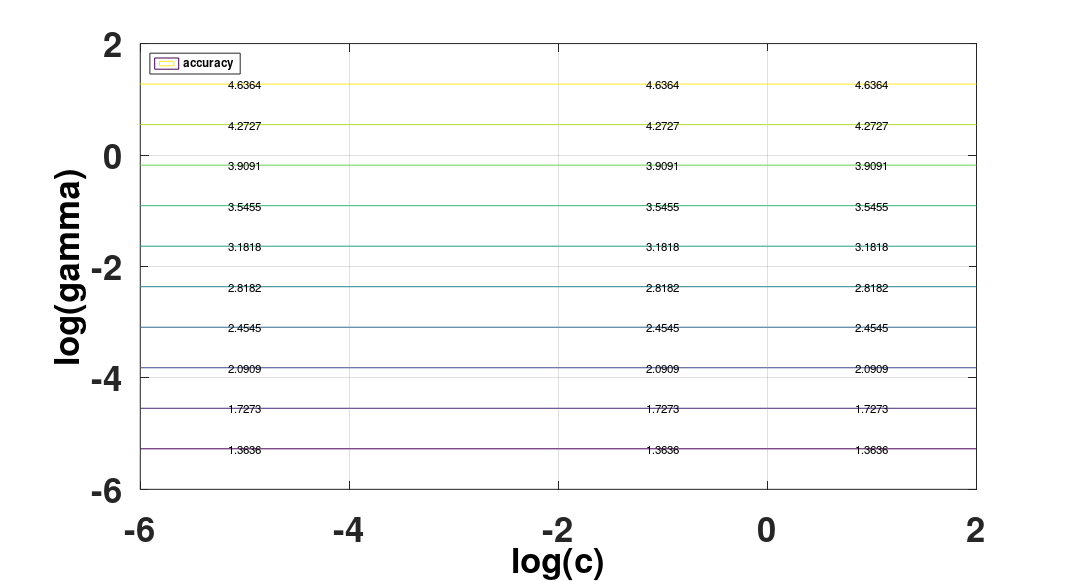
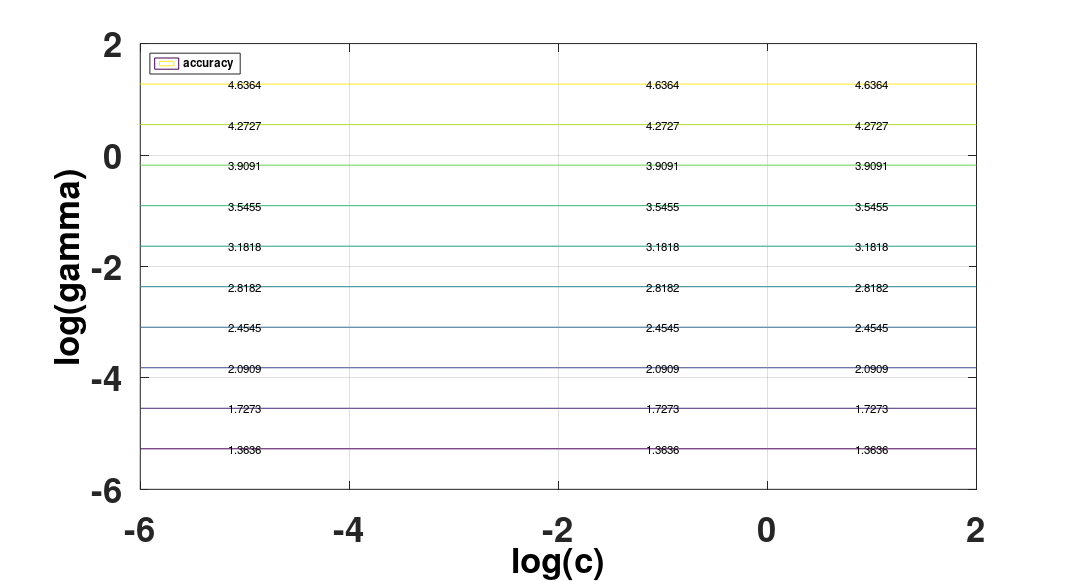

These charts were generated, in order, by the following MATLAB code:
%Build Figure
figure1 = figure;
set(figure1,'units','normalized','outerposition',[0 0 1 1]);

axes1 = axes('Parent',figure1);
box(axes1,'on');
hold(axes1,'all');
set(axes1,'FontSize',30,'FontWeight','bold');


%set x,y axis
x=[-6 -4 -2 0 2]
y = [-6 -4 -2 0 2]
z = [1 1 1 1 1;
    2 2 2 2 2;
    3 3 3 3 3;
    4 4 4 4 4;
    5 5 5 5 5]

contour(x,y,z, 'showtext' ,'on')
%plot and set font, line type
% p = plot(x(1,:),y(1,:));
% set(p, 'Color', 'g', 'LineWidth', 3, 'linestyle','--');
% set(p, 'Marker', '<', 'MarkerSize', 10);
    
    
    
  
%set x range and y range
axis([-6 2 -6 2 ])  

%set x tick and y tick
%set(axes1,'YTick',[0.2,0.4,0.6,0.8,1.0],'YTickLabel',{'20%','40%','60%','80%','100%'},'XGrid','on','YGrid','on');
%set(axes1,'XTick',[200,400,600,800,1000],'XTickLabel',{200,400,600,800,1000},'XGrid','on','YGrid','on');
 
%set grid on 
set(axes1,'XGrid','on','YGrid','on');
    
%set legend
legend(axes1,'show','Location','NorthWest','FontSize',10,'FontWeight','bold');
legend('accuracy');

%set x, y Label
set(get(axes1,'XLabel'),'String','log(c)','FontSize',30,'FontWeight','bold');
set(get(axes1,'YLabel'),'String','log(gamma)','FontSize',30,'FontWeight','bold');

%save to file
set(gcf, 'PaperPosition', [0 0 13 7]); %Position plot at left hand corner with width 5 and height 5.
set(gcf, 'PaperSize', [13 7]); %Set the paper to have width 5 and height 5.
%saveas(gcf, 'SolarTrace_High', 'pdf') %Save figure
saveas(gcf, '..\figs\contourInfoGain', 'pdf') %Save figure  
saveas(gca, strcat('..\figs\contourInfoGain', '.eps'),'psc2') %Save figure 

%set title
%title('10000 Attackers, 1000 Proxies');
 
